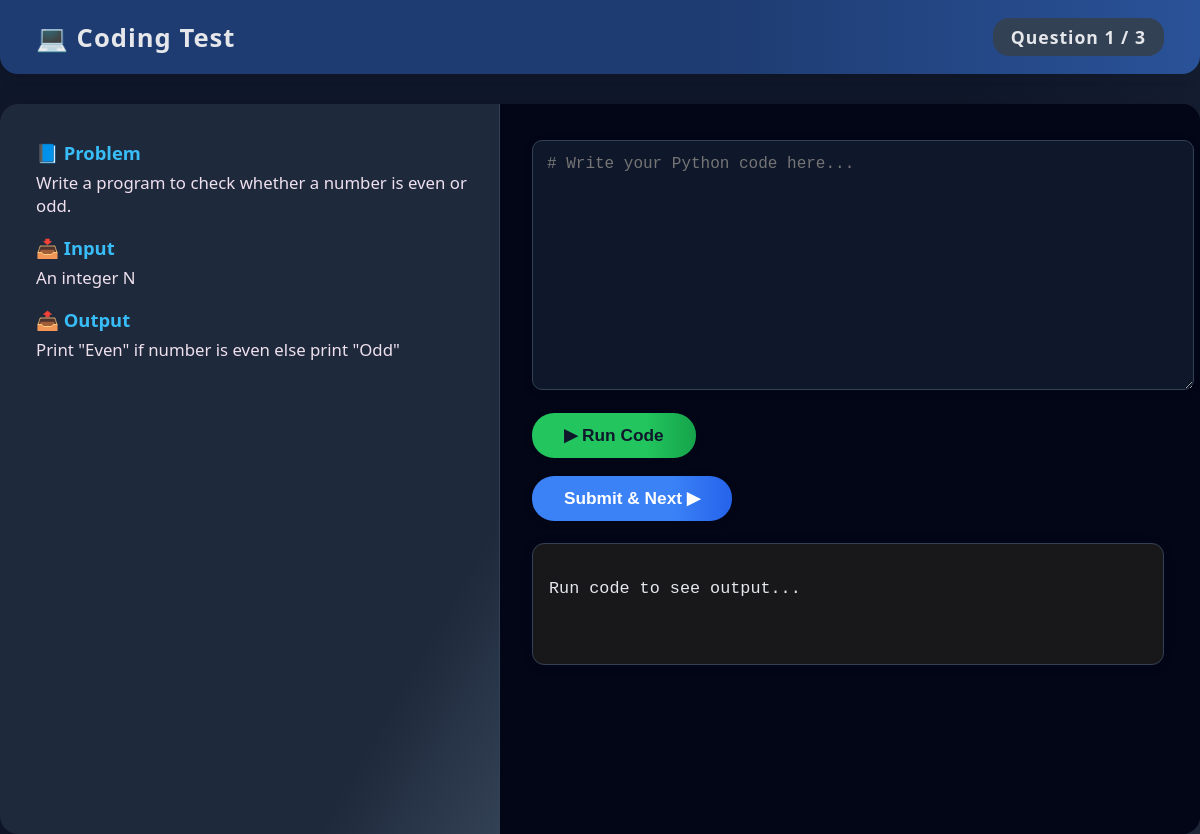
Screenshot of /coding/test/ (signed in) with the database file from the repository.
### core/models.py (models this page shows, shortened)
class CodingQuestion(models.Model):
    title = models.CharField(max_length=200)
    problem_statement = models.TextField()
    input_format = models.TextField()
    output_format = models.TextField()
    test_input = models.TextField(default="")
    expected_output = models.TextField(default="")

### core/views.py (the view, shortened to what this page needs)
# urls.py: path('coding/test/', views.coding_test, name='coding_test'),
@login_required
def coding_test(request):
    questions = list(CodingQuestion.objects.all())
    if not questions:
        return render(request, "coding_result.html", {
            "score": 0,
            "total": 0
        })
    if "q_index" not in request.session:
        request.session["q_index"] = 0
        request.session["score"] = 0
    q_index = request.session["q_index"]
    question = questions[q_index]
    if request.method == "POST":
        if request.POST.get("is_correct") == "true":
            request.session["score"] += 1
        request.session["q_index"] += 1
        return redirect("coding_test")
    return render(request, "coding_test.html", {
        "question": question,
        "current": q_index + 1,
        "total": len(questions)
    })

### templates/coding_test.html (shortened to what this page needs)
<!DOCTYPE html>
<html>
<head>
</head>
<body>
<div class="top">
    <h3>💻 Coding Test</h3>
    <strong>Question {{ current }} / {{ total }}</strong>
</div>
<div class="layout">
    <div class="left">
        <h4>📘 Problem</h4>
        <p>{{ question.problem_statement }}</p>
        <h4>📥 Input</h4>
        <p>{{ question.input_format }}</p>
        <h4>📤 Output</h4>
        <p>{{ question.output_format }}</p>
    </div>
    <div class="right">
        <textarea id="code" placeholder="# Write your Python code here..."></textarea>
        <button class="btn run" onclick="runCode()">▶ Run Code</button>
        <form method="post">
            <button class="btn submit" type="submit">Submit & Next ▶</button>
        </form>
        <div class="output-box">
            <pre id="output">Run code to see output...</pre>
        </div>
    </div>
</div>
</body>
</html>

### templates/coding_test.html (style rules this page uses)
body { margin: 0; background: linear-gradient(120deg, #0f172a 60%, #1e293b 100%); color: #e5e7eb; font-family: 'Segoe UI', 'Roboto', Arial, sans-serif; min-height: 100vh; }
.top { background: linear-gradient(90deg, #1e3c72 60%, #2a5298 100%); padding: 18px 36px; display: flex; justify-content: space-between; align-items: center; box-shadow: 0 2px 12px 0 #0002; border-bottom-left-radius: 18px; border-bottom-right-radius: 18px; }
.top h3 { margin: 0; font-size: 1.6rem; letter-spacing: 1px; font-weight: 600; }
.top strong { background: #334155; padding: 7px 18px; border-radius: 16px; font-size: 1.1rem; letter-spacing: 1px; }
.layout { display: grid; grid-template-columns: 1fr 1.4fr; gap: 0px; height: calc(100vh - 70px); box-shadow: 0 8px 32px 0 #0003; border-radius: 18px; margin: 30px auto 0 auto; max-width: 1200px; background: rgba(2,6,23,0.98); overflow: hidden; }
.left { padding: 36px 32px 32px 36px; background: linear-gradient(120deg, #1e293b 80%, #334155 100%); border-right: 1.5px solid #334155; box-shadow: 2px 0 12px 0 #0001; }
.right { padding: 36px 36px 32px 32px; background: #020617; }
.left h4 { margin-top: 0; color: #38bdf8; font-size: 1.15rem; margin-bottom: 6px; }
.left p { margin-top: 0; margin-bottom: 18px; color: #efe0ee; font-size: 1.05rem; }
textarea { width: 100%; height: 220px; background: #0f172a; color: #e5e7eb; border: 1.5px solid #334155; border-radius: 10px; font-family: 'Fira Mono', 'Consolas', monospace; font-size: 16px; padding: 14px; outline: none; transition: border 0.2s; box-shadow: 0 2px 8px 0 #0002; resize: vertical; }
.btn { padding: 12px 32px; margin-top: 18px; margin-right: 10px; border: none; border-radius: 22px; font-weight: bold; font-size: 1.08rem; cursor: pointer; box-shadow: 0 2px 8px 0 #0002; transition: background 0.2s, transform 0.1s; }
.run { background: linear-gradient(90deg, #22c55e 70%, #16a34a 100%); color: #0f172a; }
.submit { background: linear-gradient(90deg, #3b82f6 70%, #2563eb 100%); color: #fff; }
.output-box { margin-top: 22px; background: #18181b; padding: 18px 16px 12px 16px; border-radius: 12px; min-height: 90px; box-shadow: 0 2px 12px 0 #0002; font-size: 1.05rem; border: 1.5px solid #334155; transition: border 0.2s; }

### rows the page displays
CodingQuestion: problem_statement "Write a program to check whether a number is even or odd.", input_format "An integer N", output_format "Print \"Even\" if number is even else print \"Odd\""

### other values shown
{{ current }} "1"
{{ total }} "3"
